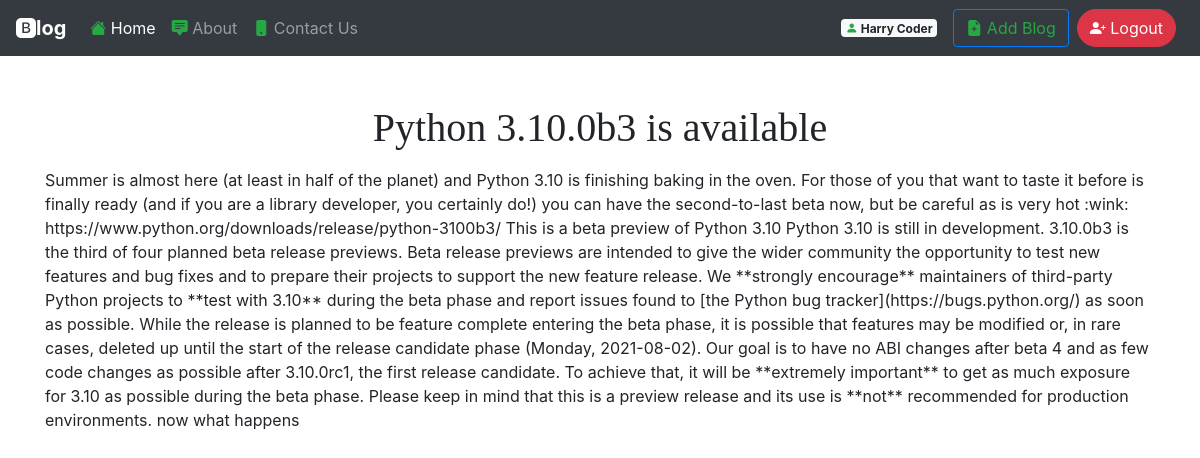
The page /blog/python-3100b3-is-available (signed in) on the database its author committed.
### home/models.py (models this page shows, shortened)
class MyUser(AbstractBaseUser):
    email = models.EmailField(
        verbose_name='email address',
        max_length=255,
        unique=True,
    )
    full_name = models.CharField(max_length=100, default=None)
    date_of_birth = models.DateField()
    mobile = models.CharField(max_length=14, unique=True)
    is_active = models.BooleanField(default=True)
    is_admin = models.BooleanField(default=False)
    objects = MyUserManager()
    USERNAME_FIELD = 'email'
    REQUIRED_FIELDS = ['date_of_birth', 'mobile', ]

class Blog(models.Model):
    title = models.CharField(max_length=50)
    desc = models.TextField()
    title_slug = models.SlugField(unique=True, default=uuid.uuid1)
    user = models.ForeignKey(settings.AUTH_USER_MODEL,
                             on_delete=models.CASCADE, default='pk')
    timestamp = models.DateTimeField(default=timezone.now)

### home/views.py (the view)
# urls.py: path('blog/<str:slug>', views.singleBlog),
def singleBlog(request, slug):
    blog = Blog.objects.get(title_slug=slug)
    data = {'data': blog}
    return render(request, 'blog.html', data)

### templates/blog.html (shortened to what this page needs)
{% extends 'base.html' %}
{% block body %}
<div class="container my-5">
    <h1 class="text-center my-3"> {{ data.title }} </h1>
    <p> {{data.desc}} </p>
</div>
{% endblock body %}

### templates/base.html (shortened to what this page needs)
<!doctype html>
<html lang="en">
<head>
    <link rel="stylesheet" href="https://cdn.jsdelivr.net/npm/bootstrap@4.6.0/dist/css/bootstrap.min.css"
>
    <link rel="stylesheet" href="https://cdn.jsdelivr.net/npm/bootstrap-icons@1.5.0/font/bootstrap-icons.css">
</head>
<body>
    <nav class="navbar navbar-expand-lg navbar-dark bg-dark">
        <a class="navbar-brand" href="#">
            <b class="bi bi-bootstrap-fill">log</b>
        </a>
        <div class="collapse navbar-collapse" id="navbarSupportedContent">
            <ul class="navbar-nav mr-auto">
                <li class="nav-item active">
                    <a class="nav-link" href="/"><i class="bi bi-house-fill text-success"></i>
                        Home
                        <span class="sr-only">(current)</span></a>
                </li>
                <li class="nav-item">
                    <a class="nav-link" href="#"><i class="bi bi-chat-square-text-fill text-success"></i> About</a>
                </li>
                <li class="nav-item">
                    <a class="nav-link" href="#"><i class="bi bi-phone-fill text-success"></i> Contact Us</a>
                </li>
            </ul>
            {% if request.user.is_anonymous %}
            <a class="btn rounded-pill btn-success" href="#" role="button" data-toggle="modal"
                data-target="#loginModal"><i class="bi bi-person-check-fill"></i>
                Login </a>
            <a class="btn rounded-pill btn-info mx-2" href="#" role="button" data-toggle="modal"
                data-target="#signupModal"><i class="bi bi-person-plus-fill"></i>
                SignUp </a>
            {% else %}
            <span class="badge  badge-light mx-3"><i class="bi bi-person-fill text-success"></i>
                {{request.user.full_name}}</span>
            <a class="btn rounded border-primary btn-outline-success mr-2" href="/add" role="button"><i
                    class="bi bi-file-earmark-plus-fill"></i>
                Add Blog </a>
            <a class="btn rounded-pill btn-danger mr-2" href="/logout" role="button"><i
                    class="bi bi-person-plus-fill"></i>
                Logout </a>
            {% endif %}
        </div>
    </nav>
        {% block body %}
        {% endblock body %}
</body>
</html>

### templates/base.html (style rules this page uses)
h1, h2, h3, h4, h5, h6 { font-family: "Playfair Display", Georgia, "Times New Roman", serif; }

### rows shown on the page
MyUser: user.full_name "Harry Coder"
Blog: title "Python 3.10.0b3 is available", desc "Summer is almost here (at least in half of the planet) and Python 3.10 is finishing baking in the oven. For those of you that want to taste it before is finally ready (and if you are a library developer, you certainly do!) you can have the second-to-last beta now, but be careful as is very hot :wink: https://www.python.org/downloads/release/python-3100b3/ This is a beta preview of Python 3.10 Python 3.10 is still in development. 3.10.0b3 is the third of four planned beta release previews. Beta release previews are intended to give the wider community the opportunity to test new features and bug fixes and to prepare their projects to support the new feature release. We **strongly encourage**…"
